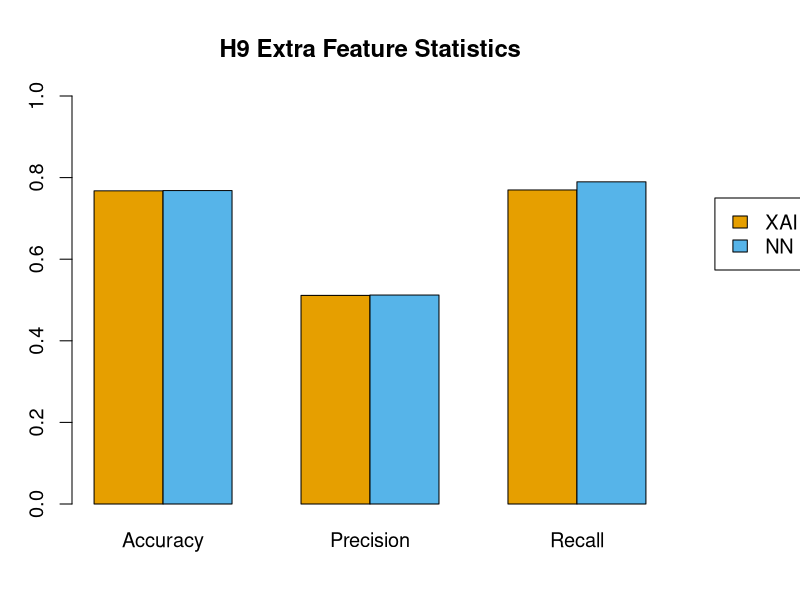

The R source for this figure:

cbbPalette <- c("#000000", "#E69F00", "#56B4E9", "#009E73", "#F0E442", "#0072B2", "#D55E00", "#CC79A7")

# H9 matrix
H9_cmat <- matrix(0,2,3)
colnames(H9_cmat) <- c("Accuracy", "Precision", "Recall")
rownames(H9_cmat) <- c("XAI", "NN")

H9_cmat[1,1] <- 0.76754
H9_cmat[1,2] <- 0.51130
H9_cmat[1,3] <- 0.76967

H9_cmat[2,1] <- 0.76820
H9_cmat[2,2] <- 0.51214
H9_cmat[2,3] <- 0.78965

# Plotting H9
pdf(file = "~/Human_Datasets/Plots/Figure1/Extra_Performance/H9_extra_feature_barplots.pdf",
width = 6, height = 6, pointsize = 14)
par(mar=c(4,3,4,5.5), cex = 1.2)
par(xpd = NA)
    barplot(H9_cmat, col = cbbPalette[2:3], beside = T, ylim = c(0,1),
            main = "H9 Extra Feature Statistics"
            )
    legend(10,0.75,rownames(H9_cmat), fill=cbbPalette[2:3])
dev.off()
